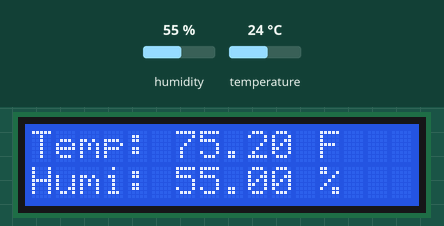
A sketch run on a simulated Arduino Uno, built with avr-gcc and run on an emulated ATmega328P. Shown: 16×2 character LCD. The inputs (shaded band) are chosen by the test bench; at power-on: humidity 55 %, temperature 24 °C.

Above: at 2.7 s.
2.8 s: humidity set to 22 %
At 4.8 s:
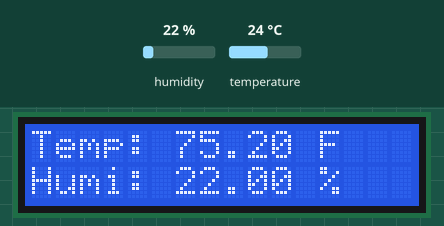
5.8 s: temperature set to 12 °C
At 7.1 s:
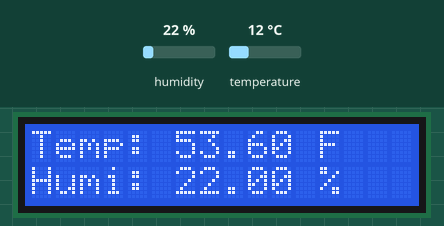
8.8 s: humidity set to 40 %
At 11.5 s:
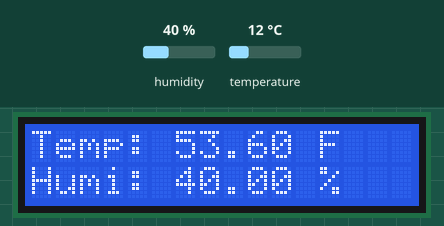
11.8 s: temperature set to 19 °C
At 12.6 s:
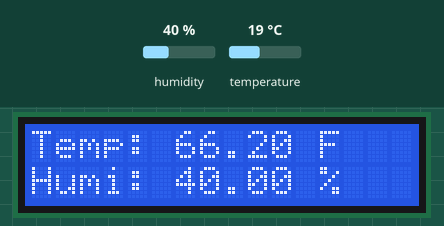
Timing chart, 0 to 14.8 s (numbered marks = the images above; inputs shaded):
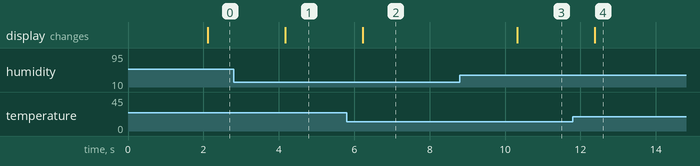

Measured:
- after the input at 2.8 s, the display: changes after 1.4 s (image 1)
- after the input at 5.8 s, the display: changes after 0.42 s (image 2)
- after the input at 8.8 s, the display: changes after 1.5 s (image 3)
- after the input at 11.8 s, the display: changes after 0.58 s (image 4)

The sketch:

sketch_jul20a.ino
```cpp
#include <Wire.h>
#include <LiquidCrystal_I2C.h>
#include <DHT.h>

#define DHTPIN 2        // DHT11 connected to digital pin 2
#define DHTTYPE DHT11   // Define sensor type

DHT dht(DHTPIN, DHTTYPE);
LiquidCrystal_I2C lcd(0x27, 16, 2);  // I2C address 0x27 is common

void setup() {
  lcd.init();
  lcd.backlight();
  dht.begin();
}

void loop() {
  delay(2000);  // DHT11 needs 1-2 seconds between reads

  float tempF = dht.readTemperature(true);  // 'true' returns Fahrenheit
  float hum = dht.readHumidity();

  lcd.clear();
  if (isnan(tempF) || isnan(hum)) {
    lcd.setCursor(0, 0);
    lcd.print("Sensor Error");
  } else {
    lcd.setCursor(0, 0);
    lcd.print("Temp: ");
    lcd.print(tempF);
    lcd.print(" F");

    lcd.setCursor(0, 1);
    lcd.print("Humi: ");
    lcd.print(hum);
    lcd.print(" %");
  }
}
```
